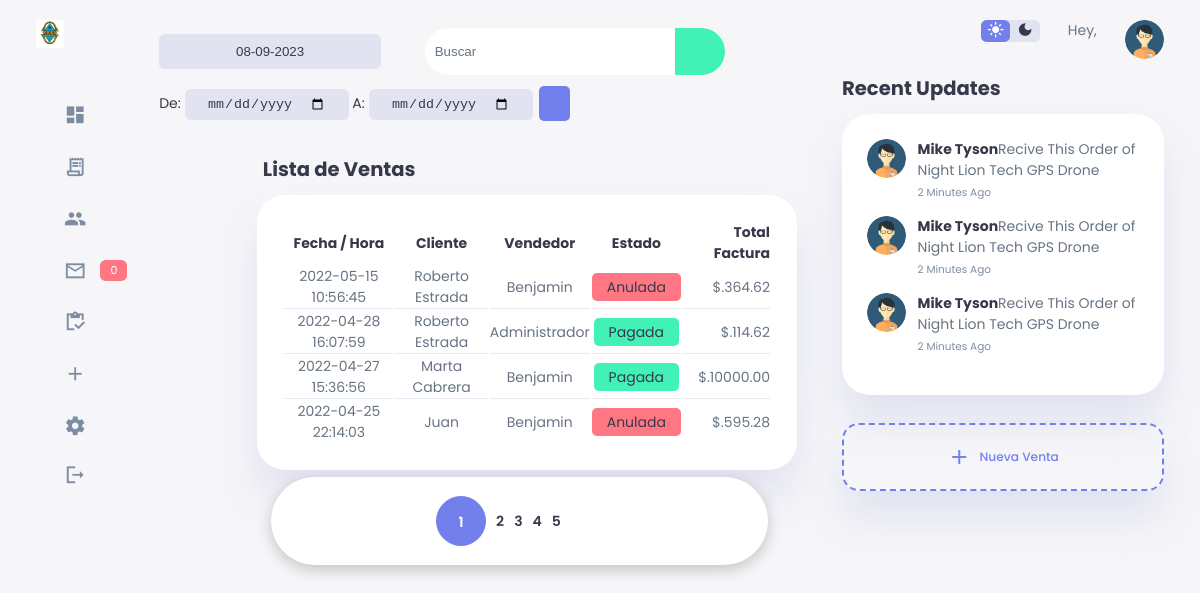
Page /sistema/ventas.php on the committed database.
### tables this page shows
CREATE TABLE `factura` (
  `nofactura` bigint(11) NOT NULL,
  `fecha` datetime NOT NULL DEFAULT current_timestamp(),
  `usuario` int(11) DEFAULT NULL,
  `codcliente` int(11) DEFAULT NULL,
  `totalfactura` decimal(10,2) DEFAULT NULL,
  `estatus` int(11) NOT NULL DEFAULT 1
);

CREATE TABLE `cliente` (
  `idcliente` int(11) NOT NULL,
  `nit` int(11) DEFAULT NULL,
  `usuario` varchar(100) NOT NULL,
  `nombre` varchar(80) DEFAULT NULL,
  `email` varchar(100) NOT NULL,
  `password` varchar(150) NOT NULL,
  `telefono` int(11) DEFAULT NULL,
  `direccion` text DEFAULT NULL,
  `dateadd` datetime NOT NULL DEFAULT current_timestamp(),
  `usuario_id` int(11) NOT NULL,
  `estatus` int(11) NOT NULL DEFAULT 5
);

CREATE TABLE `usuario` (
  `idusuario` int(11) NOT NULL,
  `nombre` varchar(50) DEFAULT NULL,
  `correo` varchar(100) DEFAULT NULL,
  `usuario` varchar(15) DEFAULT NULL,
  `clave` varchar(100) DEFAULT NULL,
  `rol` int(11) DEFAULT NULL,
  `estatus` int(11) NOT NULL DEFAULT 1
);

### sistema/ventas.php (the view, shortened to what this page needs)
<!DOCTYPE html>
<html lang="en">
<head>
	<?php include "./resourses/scripts.php"; ?>
    <link rel="stylesheet" href="css/media.css">
</head>
<body>
<div class="container">
    <?php include "resourses/header.php" ?>
    <main>
    <div class="date">
        <input type="text" value="<?php $date =date("d-m-Y"); echo $date;  ?>" name="" id="date">
    </div>
    <form action="busqueda_venta.php" method="get" class="form_search">
            <input type="text" name="busqueda" id="busqueda" placeholder="Buscar" >
            <button type="submit" class="btn_search"><i class="fas fa-search fa-sm"></i></button>
        </form>
        <div class="s_f_d">
            <form action="busqueda_venta.php" method="get" class="form_search_date">
                <label>De: </label>
                <input type="date" name="fecha_de" id="fecha_de" required class="date">
                <label>A:</label>
                <input type="date" name="fecha_a" id="fecha_a" required class="date">
                <button type="submit" class="btn_view"><i class="fas fa-search"></i></button>
            </form>
        </div>
    <div class="recent-orders">
        <h2>Lista de Ventas</h2>
        <table>
            <tr>
                <th>Fecha / Hora</th>
                <th>Cliente</th>
                <th>Vendedor</th>
                <th>Estado</th>
                <th class="textright">Total Factura</th>
            </tr>
            <?php
            $sql_register = mysqli_query($conexion, "SELECT COUNT(*) AS total_registro FROM factura WHERE estatus != 10");
            $result_register = mysqli_fetch_array($sql_register);
            $total_registro = $result_register['total_registro'];
            $por_pagina = 4;
            if (empty($_GET['pagina'])) {
                $pagina = 1;
            }else{
                $pagina = $_GET['pagina'];
            }
            $desde = ($pagina-1) *  $por_pagina;
            $total_paginas = ceil($total_registro / $por_pagina);
            $query = mysqli_query($conexion, "SELECT f.nofactura,f.fecha,f.totalfactura,f.codcliente,
            f.estatus,u.nombre AS vendedor,cl.nombre AS cliente FROM factura f INNER JOIN usuario u ON
            f.usuario = u.idusuario INNER JOIN cliente cl ON f.codcliente = cl.idcliente WHERE f.estatus
            != 10 ORDER BY f.fecha DESC LIMIT $desde,$por_pagina");
            $result = mysqli_num_rows($query);
            if ($result > 0) {
                while ($data = mysqli_fetch_array($query)) {
                    if ($data['estatus'] == 1) {
                        $estado = '<span class="pagada">Pagada</span>';
                    }else{
                        $estado = '<span class="anulada">Anulada</span>';
                    }
                    ?>
                    <tr id="row_<?php echo $data['nofactura']; ?>">
                        <td><?php echo $data['fecha']; ?></td>
                        <td><?php echo $data['cliente']; ?></td>
                        <td><?php echo $data['vendedor']; ?></td>
                        <td class="estado"><?php echo $estado; ?></td>
                        <td class="textright totalfactura"><span>$.</span><?php echo $data['totalfactura']; ?></td>
            </tr>
            <?php
        }
    }
    ?>
        </table>
        <div class="paginador">
            <ul>
                <?php
                for ($i=1; $i <= $total_paginas; $i++) {
                    if ($i == $pagina) {
                        echo '<li class="pageSelected">'.$i.'</li>';
                    }else {
                        echo '<li><a href="?pagina='.$i.'">'.$i.'</a></li>';
                    }
                }
                if ($pagina != $total_paginas) {
                ?>
                <li><a href="?pagina=<?php echo $pagina + 1;?>"><i class="fas fa-angle-double-right"></i></a></li>
                <li><a href="?pagina=<?php echo $total_paginas;?>"><i class="fas fa-step-forward"></i></a></li>
                <?php } ?>
            </ul>
        </div>
    </div>
</main>
<div class="right">
    <div class="top">
        <div class="theme-toggler">
            <span class="material-icons-sharp active">light_mode</span>
            <span class="material-icons-sharp">dark_mode</span>
        </div>
        <div class="profile">
            <div class="info">
            <p>Hey, <b><?php echo $_SESSION['nombre']; ?></b></p>
            </div>
            <div class="profile-photo">
                <img src="img/user.png" alt="user">
            </div>
        </div>
    </div>
    <div class="recent-updates">
        <h2>Recent Updates</h2>
        <div class="updates">
            <div class="update">
                <div class="profile-photo">
                    <img src="img/user.png" alt="updates">
                </div>
                <div class="message">
                    <p><b>Mike Tyson</b>Recive This Order of Night Lion Tech GPS Drone</p>
                    <small class="text-muted">2 Minutes Ago</small>
                </div>
            </div>
            <div class="update">
                <div class="profile-photo">
                    <img src="img/user.png" alt="updates">
                </div>
                <div class="message">
                    <p><b>Mike Tyson</b>Recive This Order of Night Lion Tech GPS Drone</p>
                    <small class="text-muted">2 Minutes Ago</small>
                </div>
            </div>
            <div class="update">
                <div class="profile-photo">
                    <img src="img/user.png" alt="updates">
                </div>
                <div class="message">
                    <p><b>Mike Tyson</b>Recive This Order of Night Lion Tech GPS Drone</p>
                    <small class="text-muted">2 Minutes Ago</small>
                </div>
            </div>
        </div>
    </div>
    <div class="sales-analytics">
        <div class="item add-product">
            <?php
                if ($_SESSION['rol'] == 1) {
            ?>
            <a href="nueva_venta.php" class="primary">
                <div>
                    <span class="material-icons-sharp">add</span>
                    <h3>Nueva Venta</h3>
                </div>
                </a>
            <a href="reporte/reportes.php" class="primary">
            <div>
            <span class="material-icons-sharp">receipt_long</span>
                <h3>Generar Reporte</h3>
            </div>
            </a>
                <?php } else{ ?>
            <a href="nueva_venta.php" class="primary">
            <div>
                <span class="material-icons-sharp">add</span>
                <h3>Nueva Venta</h3>
            </div>
            </a>
            <?php } ?>
        </div>
    </div>
</div>
    </div>
</body>
</html>

### sistema/css/media.css (style rules this page uses)
@media screen and (max-width:1200px) { .container { width: 94%; grid-template-columns: 7rem auto 23rem; } }
@media screen and (max-width:1200px) { main .recent-orders { width: 94%; position: absolute; left: 50%; transform: translateX(-50%); margin: 2rem 0 0 0.8rem; } }
@media screen and (max-width:1200px) { main .recent-orders h2 { margin-bottom: 0.8rem; margin-left: 11em; } }
@media screen and (max-width:1200px) { main .recent-orders table { width: 45vw; margin-left: 15em; } }
@media screen and (max-width:1200px) { .paginador ul { padding: 5px 7px; width: 44%; margin-left: 16em; } }

### rows in the picture
factura: fecha "2022-05-15 10:56:45", codcliente.nombre "Roberto Estrada", usuario.nombre "Benjamin", estatus "Anulada", totalfactura "364.62"
factura: fecha "2022-04-28 16:07:59", codcliente.nombre "Roberto Estrada", usuario.nombre "Administrador", estatus "Pagada", totalfactura "114.62"
factura: fecha "2022-04-27 15:36:56", codcliente.nombre "Marta Cabrera", usuario.nombre "Benjamin", estatus "Pagada", totalfactura "10000.00"
factura: fecha "2022-04-25 22:14:03", codcliente.nombre "Juan", usuario.nombre "Benjamin", estatus "Anulada", totalfactura "595.28"

### other values in the picture
$tot "0"
